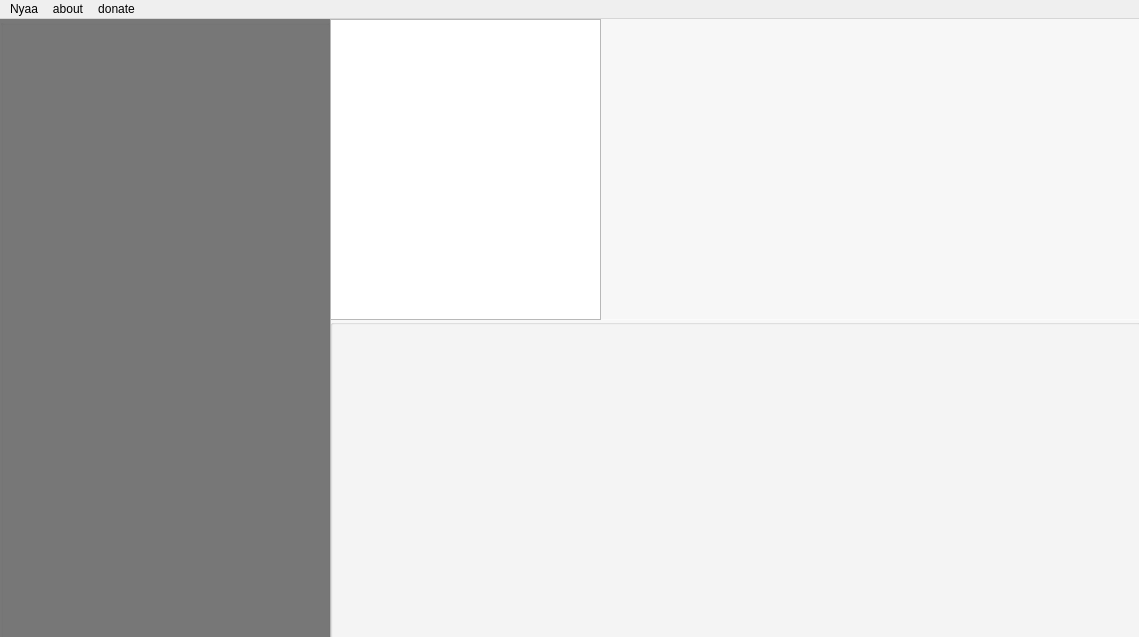
<?xml version="1.0" encoding="UTF-8"?>
<ui version="4.0">
 <class>MainWindow</class>
 <widget class="QMainWindow" name="MainWindow">
  <property name="geometry">
   <rect>
    <x>0</x>
    <y>0</y>
    <width>1139</width>
    <height>637</height>
   </rect>
  </property>
  <property name="sizePolicy">
   <sizepolicy hsizetype="Fixed" vsizetype="Fixed">
    <horstretch>0</horstretch>
    <verstretch>0</verstretch>
   </sizepolicy>
  </property>
  <property name="windowTitle">
   <string>MainWindow</string>
  </property>
  <widget class="QWidget" name="centralWidget">
   <property name="autoFillBackground">
    <bool>false</bool>
   </property>
   <widget class="QGroupBox" name="groupBox_2">
    <property name="geometry">
     <rect>
      <x>0</x>
      <y>0</y>
      <width>331</width>
      <height>621</height>
     </rect>
    </property>
    <property name="styleSheet">
     <string notr="true">background-color: rgba(0,0,0,0.5);</string>
    </property>
    <property name="title">
     <string/>
    </property>
   </widget>
   <widget class="QGroupBox" name="groupBox">
    <property name="geometry">
     <rect>
      <x>330</x>
      <y>300</y>
      <width>811</width>
      <height>321</height>
     </rect>
    </property>
    <property name="styleSheet">
     <string notr="true">background-color: rgba(255,255,255,0.5);</string>
    </property>
    <property name="title">
     <string/>
    </property>
   </widget>
   <widget class="QTextEdit" name="textEdit">
    <property name="geometry">
     <rect>
      <x>600</x>
      <y>0</y>
      <width>541</width>
      <height>301</height>
     </rect>
    </property>
    <property name="font">
     <font>
      <pointsize>14</pointsize>
     </font>
    </property>
    <property name="styleSheet">
     <string notr="true">border: 0px;
background-color: rgba(255,255,255,0.5);</string>
    </property>
   </widget>
   <widget class="QTextBrowser" name="textBrowser">
    <property name="geometry">
     <rect>
      <x>330</x>
      <y>0</y>
      <width>271</width>
      <height>301</height>
     </rect>
    </property>
    <property name="sizePolicy">
     <sizepolicy hsizetype="Fixed" vsizetype="Fixed">
      <horstretch>0</horstretch>
      <verstretch>0</verstretch>
     </sizepolicy>
    </property>
    <property name="styleSheet">
     <string notr="true">body {
background-image: url (&quot;C:/image.jpg&quot;);
}
</string>
    </property>
    <property name="verticalScrollBarPolicy">
     <enum>Qt::ScrollBarAlwaysOff</enum>
    </property>
    <property name="horizontalScrollBarPolicy">
     <enum>Qt::ScrollBarAlwaysOff</enum>
    </property>
    <property name="html">
     <string>&lt;!DOCTYPE HTML PUBLIC &quot;-//W3C//DTD HTML 4.0//EN&quot; &quot;http://www.w3.org/TR/REC-html40/strict.dtd&quot;&gt;
&lt;html&gt;&lt;head&gt;&lt;meta name=&quot;qrichtext&quot; content=&quot;1&quot; /&gt;&lt;style type=&quot;text/css&quot;&gt;
p, li { white-space: pre-wrap; }
&lt;/style&gt;&lt;/head&gt;&lt;body style=&quot; font-family:'MS Shell Dlg 2'; font-size:8.25pt; font-weight:400; font-style:normal;&quot;&gt;
&lt;p style=&quot;-qt-paragraph-type:empty; margin-top:0px; margin-bottom:0px; margin-left:0px; margin-right:0px; -qt-block-indent:0; text-indent:0px;&quot;&gt;&lt;br /&gt;&lt;/p&gt;&lt;/body&gt;&lt;/html&gt;</string>
    </property>
   </widget>
  </widget>
  <widget class="QMenuBar" name="menuBar">
   <property name="geometry">
    <rect>
     <x>0</x>
     <y>0</y>
     <width>1139</width>
     <height>21</height>
    </rect>
   </property>
   <widget class="QMenu" name="menuNyaa">
    <property name="title">
     <string>Nyaa</string>
    </property>
   </widget>
   <widget class="QMenu" name="menuabout">
    <property name="title">
     <string>about</string>
    </property>
   </widget>
   <widget class="QMenu" name="menudonate">
    <property name="title">
     <string>donate</string>
    </property>
   </widget>
   <addaction name="menuNyaa"/>
   <addaction name="menuabout"/>
   <addaction name="menudonate"/>
  </widget>
 </widget>
 <layoutdefault spacing="6" margin="11"/>
 <resources/>
 <connections/>
</ui>
